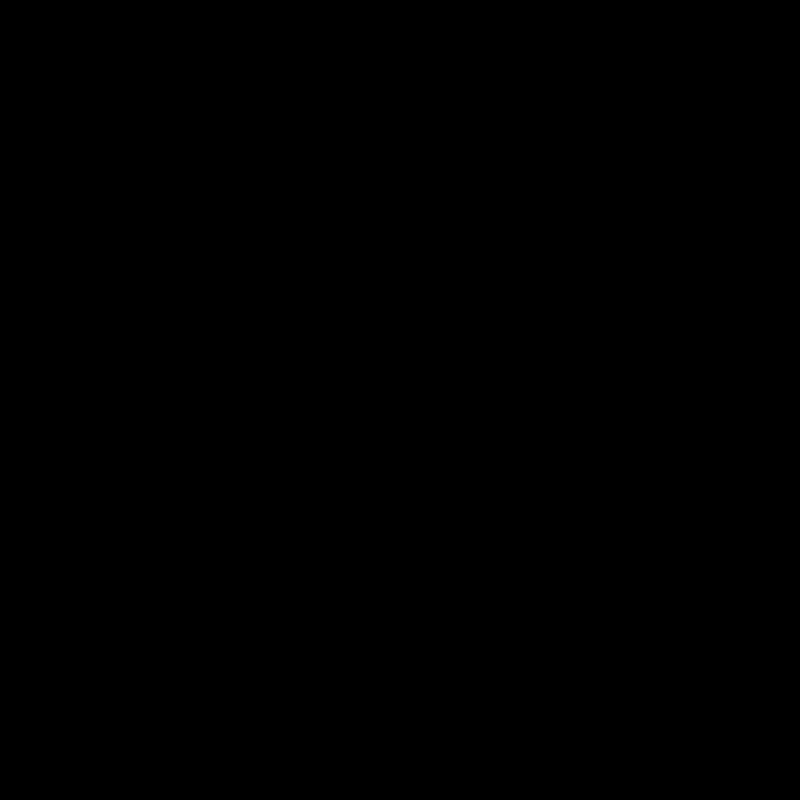
Frame 1 (no input)
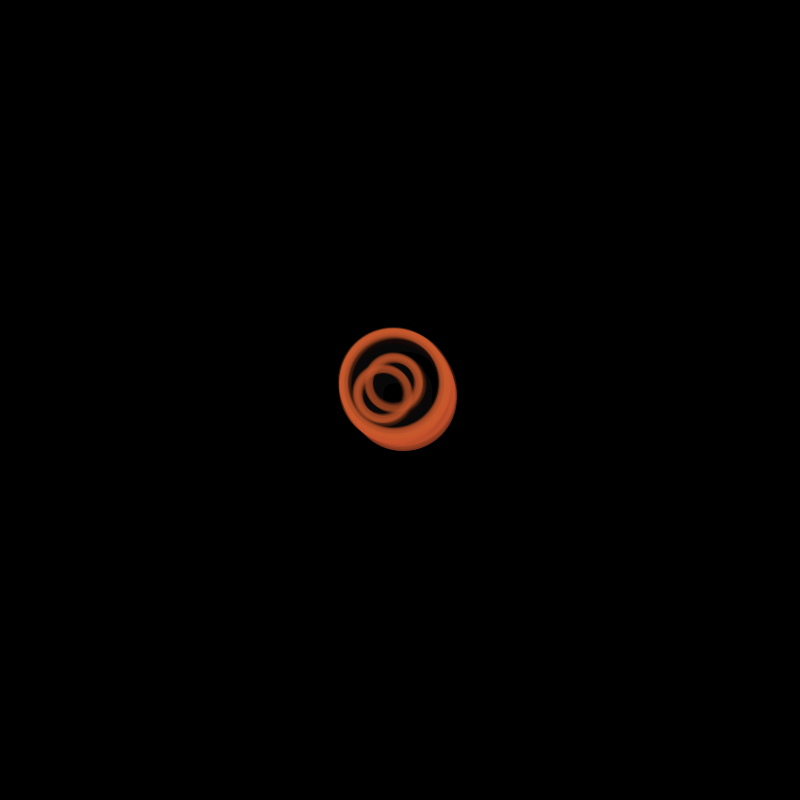
Frame 60 (the mouse pressed at the canvas centre just before this capture)
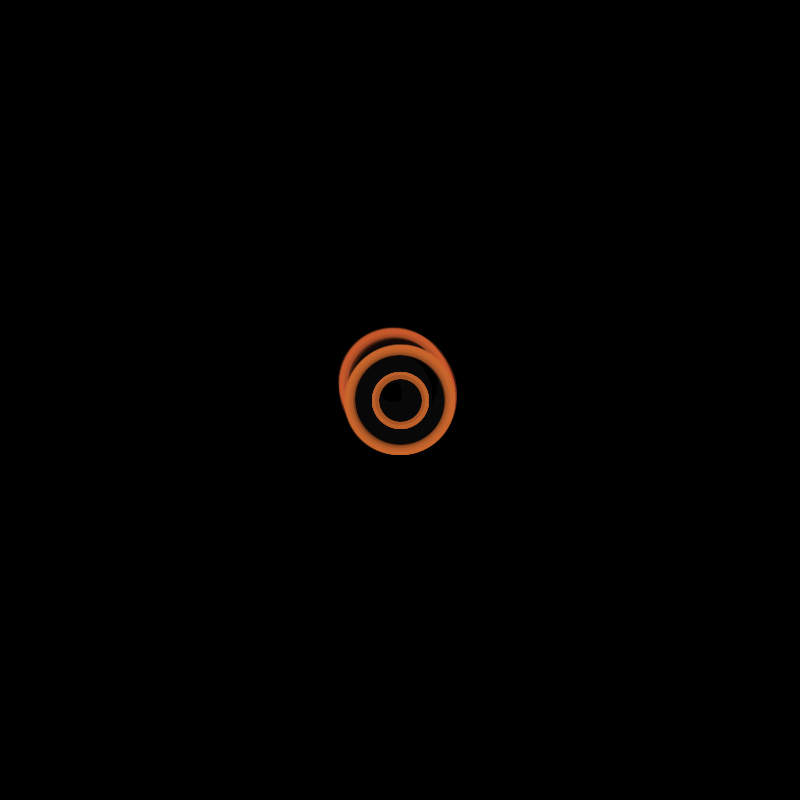
Frame 120 (the mouse held since frame 60 and released just before this capture)

The Processing sketch that drew these frames (run headless with seeded random() and noise(); from frame 60 on, the mouse is pressed at the canvas centre):

// Processing sketch: processing_62969
// ── processing_62969.pde

float lineX = 50;
float lineY = 50;

float myX;
float myY;

float colour = 10;

void setup() {
  background(0);
  smooth();
  size(800, 800);
  colorMode(HSB);
  myX = width/2;
  myY = height/2;
}

void draw() {


  fill(0, 0, 0, 15);
  //rect(-10,-10,820,820);
  //  myX = myX+5-(mouseX+myX)/50.0;
  //  myY = myY+5-(mouseY+myY)/50.0;
  myX = myX + random(-20, 20)/10;
  myY = myY + random(-20, 20)/10;

  if (dist(mouseX, mouseY, myX, myY) <80 ) {
    //myX = myX+5-(mouseX-myX)/50.0;
    //myY = myY+5-(mouseY-myY)/50.0;
    myX = myX + (myX - mouseX) / 15;
    myY = myY + (myY - mouseY) / 15;
  }

  ellipse(myX, myY, 100, 100);


  if (mousePressed) {
    myX = mouseY;
    myY = mouseX;
  }



//  translate(myX, myY);
//  rotate(radians(30)); 
  ellipse(myX, myY, lineX, lineY);
  ellipse(myY, myX, lineX, lineY);
  strokeWeight(7);

  if (colour <255) {
    colour = colour + 0.05;
  } 
  else { 
    colour = 0;
  }

  stroke(colour, 200, 200, 75);

  if (mousePressed && (mouseButton == LEFT)) {
    lineX = lineX+2;
    lineY = lineY+2;
    translate(myX, myY);
    rotate(PI/10);
  } 
  else if (mousePressed && (mouseButton == RIGHT)) {
    lineX = lineX-5;
    lineY = lineY-5;  
    translate(myX, myY);
    rotate(PI/-5);
  }
}




void keyPressed()
{
  //    background(0);
}
